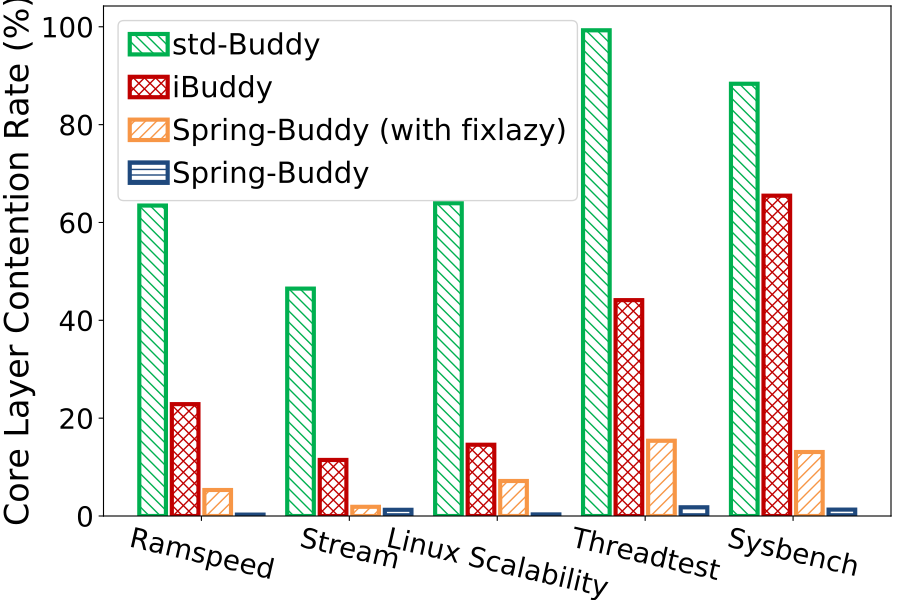

This chart was generated by the following Python code:
import sys,os
import matplotlib.pyplot as plt
import numpy as np
from matplotlib.ticker import ScalarFormatter

colorDict = {'iBuddy': '#C00000', 'std-Buddy': '#00B050', 'Spring-Buddy (with fixlazy)': '#F79646', 'Spring-Buddy': '#1f497d'}
hatchDict = {'iBuddy': 'xxx', 'std-Buddy': '\\\\\\', 'Spring-Buddy (with fixlazy)': '///', 'Spring-Buddy': '---'}

oriData = [
    {
        'name': 'Ramspeed',
        'Spring-Buddy': [6053, 17],
        'std-Buddy': [1096601, 1904154],
        'Spring-Buddy (with fixlazy)': [5494106, 308220],
        'iBuddy': [1591629, 471912],
    },
    {
        'name': 'Stream',
        'Spring-Buddy': [1250, 16],
        'std-Buddy': [360657, 313272],
        'Spring-Buddy (with fixlazy)': [1151230, 22086],
        'iBuddy': [161704, 20911],
    },
    {
        'name': 'Linux Scalability',
        'Spring-Buddy': [3327, 11],
        'std-Buddy': [1648350, 2921731],
        'Spring-Buddy (with fixlazy)': [8579547, 661129],
        'iBuddy': [8643228, 1474087],
    },
    {
        'name': 'Threadtest',
        'Spring-Buddy': [73774, 1336],
        'std-Buddy': [62975, 8706701],
        'Spring-Buddy (with fixlazy)': [12278537, 2231673],
        'iBuddy': [1441682, 1138373],
    },
    {
        'name': 'Sysbench',
        'Spring-Buddy': [1731, 23],
        'std-Buddy': [799205, 6059887],
        'Spring-Buddy (with fixlazy)': [9428394, 1418871],
        'iBuddy': [1001349, 1898615],
    }
]

sBArr = []
iBArr = []
stdBArr = []
sBfixArr = []
tickArr = []

for dataDict in oriData:
    tickArr.append(dataDict['name'])
    curSBHit = dataDict['Spring-Buddy'][0]
    curSBMiss = dataDict['Spring-Buddy'][1]
    curStdBHit = dataDict['std-Buddy'][0]
    curStdBMiss = dataDict['std-Buddy'][1]
    cursBfixHit = dataDict['Spring-Buddy (with fixlazy)'][0]
    cursBfixMiss = dataDict['Spring-Buddy (with fixlazy)'][1]
    curiBHit = dataDict['iBuddy'][0]
    curiBMiss = dataDict['iBuddy'][1]
    sBArr.append((1-float(curSBHit)/(curSBHit+curSBMiss))*100)
    iBArr.append((1-float(curiBHit)/(curiBHit+curiBMiss))*100)
    stdBArr.append((1-float(curStdBHit)/(curStdBHit+curStdBMiss))*100)
    sBfixArr.append((1-float(cursBfixHit)/(cursBfixHit+cursBfixMiss))*100)

labelArr = ['std-Buddy', 'iBuddy', 'Spring-Buddy (with fixlazy)', 'Spring-Buddy']
allArr = [stdBArr, iBArr, sBfixArr, sBArr]

ind=np.arange(len(tickArr))
bar_width = 0.18
gap_width = 0.04
totalBarNum = len(allArr)

plt.figure(figsize=(9,6))

barCnt = 0
for barId in range(totalBarNum):
    offset = 0.0-bar_width*(totalBarNum/2.0)-gap_width*((totalBarNum-1.0)/2)+(barCnt+0.5)*bar_width+barCnt*gap_width
    curP = plt.bar(ind+offset, allArr[barId], bar_width, label=labelArr[barId],color='white', \
        edgecolor=colorDict[labelArr[barId]], hatch=hatchDict[labelArr[barId]], lw=3)
    barCnt += 1

plt.ylabel('Core Layer Contention Rate (%)', fontsize=24)
plt.yticks(fontsize=20)
# plt.ylim(0,1.25)

# xfmt = ScalarFormatter(useMathText=True)
# xfmt.set_powerlimits((0, 0))
# plt.gca().yaxis.set_major_formatter(xfmt)

# plt.text(-0.5, 1.25, r'$\times10^{-2}$',fontsize=20)

plt.xticks(ind,tickArr, fontsize=20, rotation=360-13)
# plt.xlabel('Main Memory Capacity(GB)', fontsize=26)

plt.subplots_adjust(left=0.115, right=0.99, top=0.99, bottom=0.14)

# plt.legend(fontsize=18, ncol = 2, loc='upper center', columnspacing=0.6, handletextpad=0.3, bbox_to_anchor=(0.455, 1.15))
plt.legend(fontsize=21, handletextpad=0.15, handlelength=1.3)

plt.savefig('%s.pdf' % os.path.splitext(sys.argv[0])[0])
plt.show()
